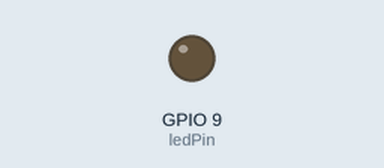
This sketch was run on a simulated ESP32-S3. Shown: output pins drawn as LEDs (lit = HIGH).

Above: at 0.1 s.
At 1.1 s:
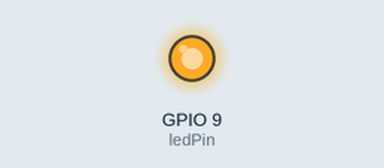
Timing chart, 0 to 40.0 s (numbered marks = the images above):
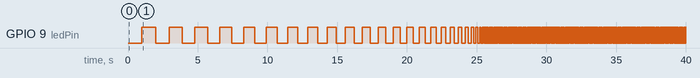

The sketch:

sketch_aug27a.ino
```cpp
const int ledPin = 9;

unsigned long lastTime = 0;
bool ledState = false;

int interval = 1000;       // Bắt đầu: 1 giây
const int minInterval = 50; // Nhanh nhất: 50 ms

void setup() {
  pinMode(ledPin, OUTPUT);
  digitalWrite(ledPin, LOW);
}

void loop() {
  unsigned long now = millis();

  if (now - lastTime >= interval) {
    lastTime = now;

    // Đảo trạng thái LED
    ledState = !ledState;
    digitalWrite(ledPin, ledState);

    // Mỗi lần đổi trạng thái thì nhanh hơn
    if (interval > minInterval) {
      interval -= 20;
    }
  }
}
```

Measured:
- by itself, GPIO 9 (ledPin): LOW → HIGH at 1.0 s, → LOW 0.98 s later, → HIGH 0.96 s later, → LOW 0.94 s later, … (411 changes in this stretch)
